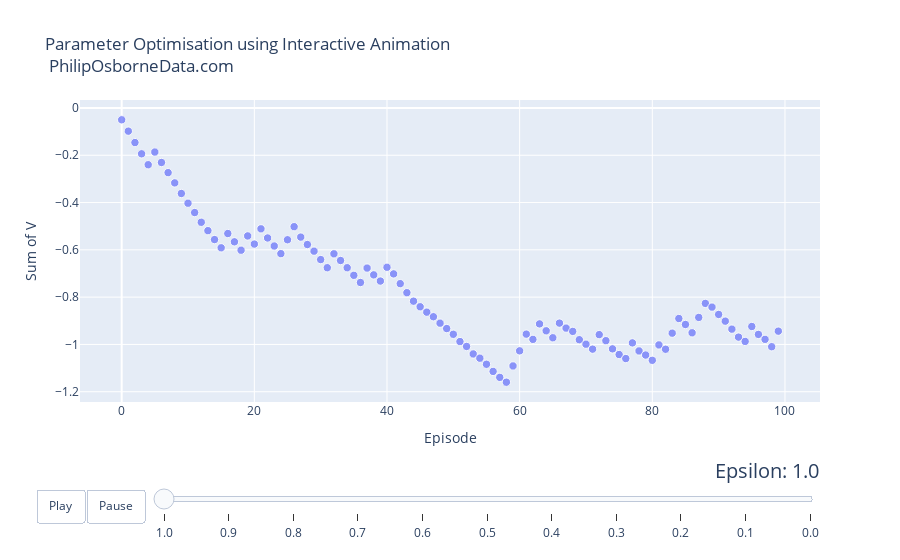

This figure's notebook cell:
### Code cell
# Provide all parameters fixed except alpha
budget7 = 23
num_episodes7 = 100
alpha7  = 0.05

# Currently not using a reward
reward7 = [0,0,0,0,0,0,0,0,0]

VforInteractiveGraphA_3 = []
lA3 = []
num_episodes7_3 = []
for x in range(0, 11):
    epsilon7 = 1 - x/10
    Mdl7 = MCModelv1(data=data, alpha = alpha7, e = num_episodes7,epsilon = epsilon7, budget = budget7, reward = reward7)
    VforInteractiveGraphA_3 = np.append(VforInteractiveGraphA_3, Mdl7[0])
    for y in range(0, num_episodes7):
        lA3 = np.append(lA3,epsilon7)
        num_episodes7_3 = np.append(num_episodes7_3, y)
VforInteractiveGraphA_32 = pd.DataFrame(VforInteractiveGraphA_3,lA3)
VforInteractiveGraphA_32['index1'] = VforInteractiveGraphA_32.index
VforInteractiveGraphA_32['Episode'] = num_episodes7_3
VforInteractiveGraphA_32.columns = ['V', 'Epsilon', 'Episode']
VforInteractiveGraphA_32 = VforInteractiveGraphA_32[['Epsilon','Episode', 'V']]


VforInteractiveGraphA_33 = VforInteractiveGraphA_32
VforInteractiveGraphA_33['continent'] = 'Test'
VforInteractiveGraphA_33['country'] = 'Test2'
VforInteractiveGraphA_33['pop'] = 7000000.0
VforInteractiveGraphA_33.columns = ['year', 'lifeExp', 'gdpPercap', 'continent', 'country', 'pop']

epsilonforGraph3 = list(set(VforInteractiveGraphA_33['year']))
epsilonforGraph3 = np.round(epsilonforGraph3,1)
epsilonforGraph3 = np.sort(epsilonforGraph3)[::-1]
years = np.round([(epsilonforGraph3) for epsilonforGraph3 in epsilonforGraph3],1)
years

%matplotlib inline

dataset = VforInteractiveGraphA_33

continents = []
for continent in dataset['continent']:
    if continent not in continents:
        continents.append(continent)
# make figure
figure = {
    'data': [],
    'layout': {},
    'frames': []
}

# fill in most of layout
figure['layout']['title'] = "Parameter Optimisation using Interactive Animation <br> PhilipOsborneData.com"
figure['layout']['xaxis'] = {'title': 'Episode'}
figure['layout']['yaxis'] = {'title': 'Sum of V', 'type': 'linear'}
figure['layout']['hovermode'] = 'closest'
figure['layout']['sliders'] = {
    'args': [
        'transition', {
            'duration': 400,
            'easing': 'cubic-in-out'
        }
    ],
    'initialValue': '1952',
    'plotlycommand': 'animate',
    'values': years,
    'visible': True
}
figure['layout']['updatemenus'] = [
    {
        'buttons': [
            {
                'args': [None, {'frame': {'duration': 500, 'redraw': False},
                         'fromcurrent': True, 'transition': {'duration': 300, 'easing': 'quadratic-in-out'}}],
                'label': 'Play',
                'method': 'animate'
            },
            {
                'args': [[None], {'frame': {'duration': 0, 'redraw': False}, 'mode': 'immediate',
                'transition': {'duration': 0}}],
                'label': 'Pause',
                'method': 'animate'
            }
        ],
        'direction': 'left',
        'pad': {'r': 10, 't': 87},
        'showactive': False,
        'type': 'buttons',
        'x': 0.1,
        'xanchor': 'right',
        'y': 0,
        'yanchor': 'top'
    }
]
sliders_dict = {
    'active': 0,
    'yanchor': 'top',
    'xanchor': 'left',
    'currentvalue': {
        'font': {'size': 20},
        'prefix': 'Epsilon: ',
        'visible': True,
        'xanchor': 'right'
    },
    'transition': {'duration': 300, 'easing': 'cubic-in-out'},
    'pad': {'b': 10, 't': 50},
    'len': 0.9,
    'x': 0.1,
    'y': 0,
    'steps': []
}

# make data
year = 1.0
for continent in continents:
    dataset_by_year = dataset[np.round(dataset['year'],1) == np.round(year,1)]
    dataset_by_year_and_cont = dataset_by_year[dataset_by_year['continent'] == continent]

    data_dict = {
        'x': list(dataset_by_year_and_cont['lifeExp']),
        'y': list(dataset_by_year_and_cont['gdpPercap']),
        'mode': 'markers',
        'text': list(dataset_by_year_and_cont['country']),
        'marker': {
            'sizemode': 'area',
            'sizeref': 200000,
            'size': list(dataset_by_year_and_cont['pop'])
        },
        'name': continent
    }
    figure['data'].append(data_dict)

# make frames
for year in years:
    frame = {'data': [], 'name': str(year)}
    for continent in continents:
        dataset_by_year = dataset[np.round(dataset['year'],1) == np.round(year,1)]
        dataset_by_year_and_cont = dataset_by_year[dataset_by_year['continent'] == continent]

        data_dict = {
            'x': list(dataset_by_year_and_cont['lifeExp']),
            'y': list(dataset_by_year_and_cont['gdpPercap']),
            'mode': 'markers',
            'text': list(dataset_by_year_and_cont['country']),
            'marker': {
                'sizemode': 'area',
                'sizeref': 200000,
                'size': list(dataset_by_year_and_cont['pop']),
                'color': 'rgba(255, 182, 193, .9)'
            },
            'name': continent
        }
        frame['data'].append(data_dict)

    figure['frames'].append(frame)
    slider_step = {'args': [
        [year],
        {'frame': {'duration': 300, 'redraw': False},
         'mode': 'immediate',
       'transition': {'duration': 300}}
     ],
     'label': year,
     'method': 'animate'}
    sliders_dict['steps'].append(slider_step)


figure['layout']['sliders'] = [sliders_dict]

iplot(figure)

### Figure 1 — Plotly figure (JSON) as saved in the notebook; plotly's stock layout.template omitted (floating-point values rounded to 4 significant figures)
{"data": [{"marker": {"size": [7000000, 7000000, 7000000, 7000000, 7000000, 7000000, 7000000, 7000000, 7000000, 7000000, 7000000, 7000000, 7000000, 7000000, 7000000, 7000000, 7000000, 7000000, 7000000, 7000000, 7000000, 7000000, 7000000, 7000000, 7000000, 7000000, 7000000, 7000000, 7000000, 7000000, 7000000, 7000000, 7000000, 7000000, 7000000, 7000000, 7000000, 7000000, 7000000, 7000000, 7000000, 7000000, 7000000, 7000000, 7000000, 7000000, 7000000, 7000000, 7000000, 7000000, 7000000, 7000000, 7000000, 7000000, 7000000, 7000000, 7000000, 7000000, 7000000, 7000000, 7000000, 7000000, 7000000, 7000000, 7000000, 7000000, 7000000, 7000000, 7000000, 7000000, 7000000, 7000000, 7000000, 7000000, 7000000, 7000000, 7000000, 7000000, 7000000, 7000000, 7000000, 7000000, 7000000, 7000000, 7000000, 7000000, 7000000, 7000000, 7000000, 7000000, 7000000, 7000000, 7000000, 7000000, 7000000, 7000000, 7000000, 7000000, 7000000, 7000000], "sizemode": "area", "sizeref": 200000}, "mode": "markers", "name": "Test", "text": ["Test2", "Test2", "Test2", "Test2", "Test2", "Test2", "Test2", "Test2", "Test2", "Test2", "Test2", "Test2", "Test2", "Test2", "Test2", "Test2", "Test2", "Test2", "Test2", "Test2", "Test2", "Test2", "Test2", "Test2", "Test2", "Test2", "Test2", "Test2", "Test2", "Test2", "Test2", "Test2", "Test2", "Test2", "Test2", "Test2", "Test2", "Test2", "Test2", "Test2", "Test2", "Test2", "Test2", "Test2", "Test2", "Test2", "Test2", "Test2", "Test2", "Test2", "Test2", "Test2", "Test2", "Test2", "Test2", "Test2", "Test2", "Test2", "Test2", "Test2", "Test2", "Test2", "Test2", "Test2", "Test2", "Test2", "Test2", "Test2", "Test2", "Test2", "Test2", "Test2", "Test2", "Test2", "Test2", "Test2", "Test2", "Test2", "Test2", "Test2", "Test2", "Test2", "Test2", "Test2", "Test2", "Test2", "Test2", "Test2", "Test2", "Test2", "Test2", "Test2", "Test2", "Test2", "Test2", "Test2", "Test2", "Test2", "Test2", "Test2"], "type": "scatter", "x": [0, 1, 2, 3, 4, 5, 6, 7, 8, 9, 10, 11, 12, 13, 14, 15, 16, 17, 18, 19, 20, 21, 22, 23, 24, 25, 26, 27, 28, 29, 30, 31, 32, 33, 34, 35, 36, 37, 38, 39, 40, 41, 42, 43, 44, 45, 46, 47, 48, 49, 50, 51, 52, 53, 54, 55, 56, 57, 58, 59, 60, 61, 62, 63, 64, 65, 66, 67, 68, 69, 70, 71, 72, 73, 74, 75, 76, 77, 78, 79, 80, 81, 82, 83, 84, 85, 86, 87, 88, 89, 90, 91, 92, 93, 94, 95, 96, 97, 98, 99], "y": [-0.05, -0.09813, -0.1463, -0.1938, -0.2401, -0.1865, -0.2306, -0.2736, -0.3169, -0.3617, -0.4028, -0.4423, -0.4834, -0.5189, -0.5566, -0.5914, -0.531, -0.566, -0.6015, -0.5412, -0.5756, -0.5112, -0.5498, -0.5838, -0.6161, -0.5573, -0.5021, -0.5461, -0.5776, -0.6055, -0.6412, -0.6756, -0.6168, -0.6451, -0.6756, -0.7077, -0.7381, -0.677, -0.7058, -0.732, -0.6737, -0.7016, -0.743, -0.7812, -0.8171, -0.8407, -0.8636, -0.8828, -0.91, -0.9329, -0.9571, -0.9879, -1.009, -1.04, -1.058, -1.084, -1.114, -1.139, -1.16, -1.091, -1.027, -0.9564, -0.9785, -0.9131, -0.9424, -0.9718, -0.9099, -0.9309, -0.9448, -0.98, -0.999, -1.02, -0.9585, -0.9842, -1.019, -1.043, -1.06, -0.9934, -1.028, -1.045, -1.067, -1.002, -1.02, -0.9523, -0.8904, -0.9157, -0.9508, -0.8858, -0.8264, -0.8421, -0.8732, -0.9015, -0.9353, -0.9691, -0.9873, -0.9241, -0.9577, -0.9784, -1.01, -0.9439]}], "layout": {"hovermode": "closest", "sliders": [{"active": 0, "currentvalue": {"font": {"size": 20}, "prefix": "Epsilon: ", "visible": true, "xanchor": "right"}, "len": 0.9, "pad": {"b": 10, "t": 50}, "steps": [{"args": [[1], {"frame": {"duration": 300, "redraw": false}, "mode": "immediate", "transition": {"duration": 300}}], "label": "1.0", "method": "animate"}, {"args": [[0.9], {"frame": {"duration": 300, "redraw": false}, "mode": "immediate", "transition": {"duration": 300}}], "label": "0.9", "method": "animate"}, {"args": [[0.8], {"frame": {"duration": 300, "redraw": false}, "mode": "immediate", "transition": {"duration": 300}}], "label": "0.8", "method": "animate"}, {"args": [[0.7], {"frame": {"duration": 300, "redraw": false}, "mode": "immediate", "transition": {"duration": 300}}], "label": "0.7", "method": "animate"}, {"args": [[0.6], {"frame": {"duration": 300, "redraw": false}, "mode": "immediate", "transition": {"duration": 300}}], "label": "0.6", "method": "animate"}, {"args": [[0.5], {"frame": {"duration": 300, "redraw": false}, "mode": "immediate", "transition": {"duration": 300}}], "label": "0.5", "method": "animate"}, {"args": [[0.4], {"frame": {"duration": 300, "redraw": false}, "mode": "immediate", "transition": {"duration": 300}}], "label": "0.4", "method": "animate"}, {"args": [[0.3], {"frame": {"duration": 300, "redraw": false}, "mode": "immediate", "transition": {"duration": 300}}], "label": "0.3", "method": "animate"}, {"args": [[0.2], {"frame": {"duration": 300, "redraw": false}, "mode": "immediate", "transition": {"duration": 300}}], "label": "0.2", "method": "animate"}, {"args": [[0.1], {"frame": {"duration": 300, "redraw": false}, "mode": "immediate", "transition": {"duration": 300}}], "label": "0.1", "method": "animate"}, {"args": [[0], {"frame": {"duration": 300, "redraw": false}, "mode": "immediate", "transition": {"duration": 300}}], "label": "0.0", "method": "animate"}], "transition": {"duration": 300, "easing": "cubic-in-out"}, "x": 0.1, "xanchor": "left", "y": 0, "yanchor": "top"}], "title": {"text": "Parameter Optimisation using Interactive Animation <br> PhilipOsborneData.com"}, "updatemenus": [{"buttons": [{"args": [null, {"frame": {"duration": 500, "redraw": false}, "fromcurrent": true, "transition": {"duration": 300, "easing": "quadratic-in-out"}}], "label": "Play", "method": "animate"}, {"args": [[null], {"frame": {"duration": 0, "redraw": false}, "mode": "immediate", "transition": {"duration": 0}}], "label": "Pause", "method": "animate"}], "direction": "left", "pad": {"r": 10, "t": 87}, "showactive": false, "type": "buttons", "x": 0.1, "xanchor": "right", "y": 0, "yanchor": "top"}], "xaxis": {"title": {"text": "Episode"}}, "yaxis": {"title": {"text": "Sum of V"}, "type": "linear"}}}
